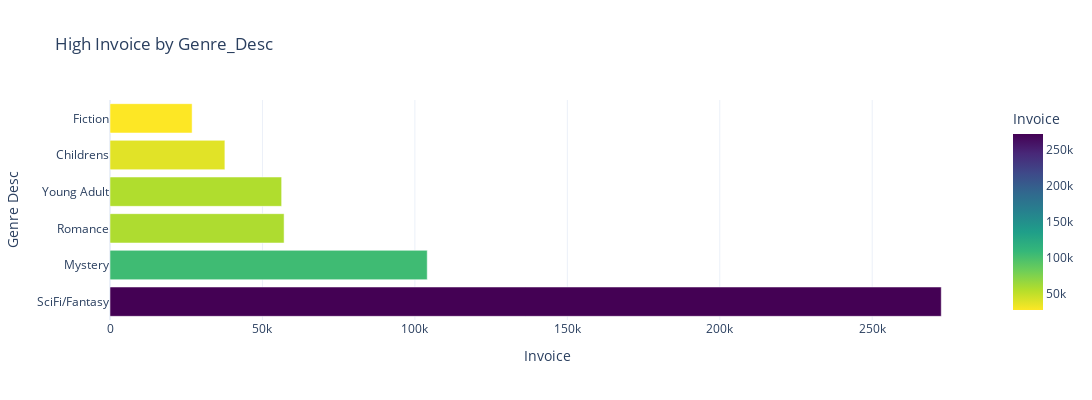

Notebook code for this chart:
### Markdown cell above
Vendas por gêneros(gráfico de barras 1ºquartil) —>

### Code cell
# Create a bar plot for high 'invoice' by 'genre_desc'
create_high_value_bar_plot(df, column_name='genre_desc', aggregation_column='invoice')

### Figure 1 — Plotly figure (JSON) as saved in the notebook; plotly's stock layout.template omitted (floating-point values rounded to 4 significant figures)
{"data": [{"alignmentgroup": "True", "hovertemplate": "Invoice=%{marker.color}<br>Genre Desc=%{y}<extra></extra>", "legendgroup": "", "marker": {"color": [272600.0, 104000.0, 57100.0, 56290.0, 37680, 26930.0], "coloraxis": "coloraxis", "pattern": {"shape": ""}}, "name": "", "offsetgroup": "", "orientation": "h", "showlegend": false, "textposition": "auto", "type": "bar", "x": [272600.0, 104000.0, 57100.0, 56290.0, 37680, 26930.0], "xaxis": "x", "y": ["SciFi/Fantasy", "Mystery", "Romance", "Young Adult", "Childrens", "Fiction"], "yaxis": "y"}], "layout": {"barmode": "relative", "coloraxis": {"colorbar": {"title": {"text": "Invoice"}}, "colorscale": [[0, "#fde725"], [0.1111, "#b5de2b"], [0.2222, "#6ece58"], [0.3333, "#35b779"], [0.4444, "#1f9e89"], [0.5556, "#26828e"], [0.6667, "#31688e"], [0.7778, "#3e4989"], [0.8889, "#482878"], [1, "#440154"]]}, "height": 400, "legend": {"tracegroupgap": 0}, "title": {"text": "High Invoice by Genre_Desc"}, "width": 1200, "xaxis": {"anchor": "y", "domain": [0, 1], "title": {"text": "Invoice"}}, "yaxis": {"anchor": "x", "domain": [0, 1], "title": {"text": "Genre Desc"}}}}
